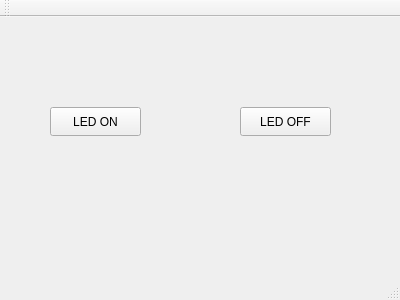
<?xml version="1.0" encoding="UTF-8"?>
<ui version="4.0">
 <class>MainWindow</class>
 <widget class="QMainWindow" name="MainWindow">
  <property name="geometry">
   <rect>
    <x>0</x>
    <y>0</y>
    <width>400</width>
    <height>300</height>
   </rect>
  </property>
  <property name="windowTitle">
   <string>MainWindow</string>
  </property>
  <widget class="QWidget" name="centralWidget">
   <widget class="QPushButton" name="pushButton_ledon">
    <property name="geometry">
     <rect>
      <x>50</x>
      <y>90</y>
      <width>91</width>
      <height>29</height>
     </rect>
    </property>
    <property name="text">
     <string>LED ON</string>
    </property>
   </widget>
   <widget class="QPushButton" name="pushButton_ledoff">
    <property name="geometry">
     <rect>
      <x>240</x>
      <y>90</y>
      <width>91</width>
      <height>29</height>
     </rect>
    </property>
    <property name="text">
     <string>LED OFF</string>
    </property>
   </widget>
  </widget>
  <widget class="QMenuBar" name="menuBar">
   <property name="geometry">
    <rect>
     <x>0</x>
     <y>0</y>
     <width>400</width>
     <height>26</height>
    </rect>
   </property>
  </widget>
  <widget class="QToolBar" name="mainToolBar">
   <attribute name="toolBarArea">
    <enum>TopToolBarArea</enum>
   </attribute>
   <attribute name="toolBarBreak">
    <bool>false</bool>
   </attribute>
  </widget>
  <widget class="QStatusBar" name="statusBar"/>
 </widget>
 <layoutdefault spacing="6" margin="11"/>
 <resources/>
 <connections/>
</ui>
